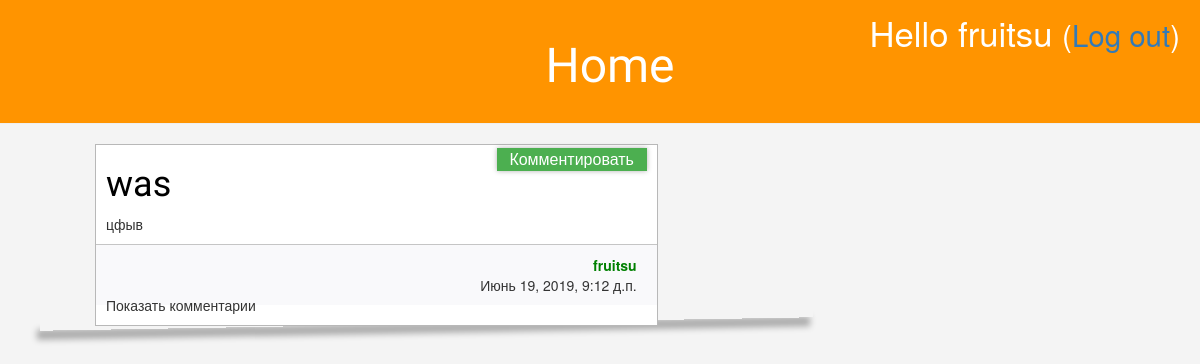
/post/6/ (signed in), run on the app's committed database.
### blog/models.py (models this page shows, shortened)
class Post(models.Model):
    author = models.ForeignKey(User, on_delete=models.SET_NULL, default=1, blank=True, null=True)
    title = models.CharField(max_length=200)
    text = models.TextField(blank=True, null=True)
    created_date = models.DateTimeField(default=timezone.now)
    published_date = models.DateTimeField(blank=True, null=True)
    def comments(self):
        return Comment.objects.filter(answer_message=self)

### blog/views.py (the view)
# urls.py: path('post/<int:pk>/', views.post_detail, name='post_detail'),
def post_detail(request, pk):
    post = get_object_or_404(Post, pk=pk)
    post.comments = post.comments().order_by('date')
    return render(request, 'blog/post_detail.html', {'post': post})

### blog/templates/blog/post_detail.html (shortened to what this page needs)
{% extends 'blog/content_post.html' %}
{% load static %}
{% load extras %}
{% block content %}
<div class="content">
        {% include 'blog/post.html' %}
{% endblock %}

### blog/templates/blog/base.html (shortened to what this page needs)
{% load static %}
<html>
    <head>
        <link rel="stylesheet" href="//maxcdn.bootstrapcdn.com/bootstrap/3.2.0/css/bootstrap.min.css">
        <link rel="stylesheet" href="//maxcdn.bootstrapcdn.com/bootstrap/3.2.0/css/bootstrap-theme.min.css">
        <link rel="stylesheet" href="{% static 'css/blog.css' %}">
         <link rel="stylesheet" href="{% static 'css/post.css' %}">
        <link rel="stylesheet" href="{% static 'css/blog.css' %}">
        <link rel="stylesheet" href="{% static 'css/style.css' %}">
    </head>
    <body>
    <div class="page-header">
    {% if user.is_authenticated %}
        <p class="top-menu">Hello {{ user.username }} <small>(<a href="{% url 'logout' %}">Log out</a>)</small></p>
    {% else %}
        <a href="{% url 'login' %}" class="top-menu"><span class="glyphicon glyphicon-lock"></span></a>
    {% endif %}
    <h1><a href="/list">Home</a></h1>
    </div>
        <div class="content container">
            <div class="row">
                <div class="col-md-8">
                {% block content %}
                {% endblock %}
                </div>
            </div>
        </div>
    </body>
    </html>

### blog/templates/blog/post.html (shortened to what this page needs)
{% load static %}
{% load extras %}
	<div class="post " data-post-id = {{post.pk}}  >
	 	{% if request.user.is_authenticated %}
            <span class="add_comm_btn" data-index="0">Комментировать</span>
    	{% endif %}
	     <h1><a href="">{{post.title}}</a></h1>
			{% autoescape off %}
	    		<p>{{ post.text|linebreaksbr }}</p>
			{% endautoescape %}
	   <div class="footer_post">
	    			<div class = "footer right_footer ">
	    				<span class = "{% ifequal post.author request.user%}
	    					post_author
	    				{% endifequal %}
	    				">{{post.author}}</span>
	                	<span>{{post.created_date}}</span>
	                </div>
	    </div>
	    {%if post.comment_set.all.count%}
                    <div class='show_comm' data-index='1'> Показать комментарии </div>
                    {%endif%}
	</div>

### blog/static/css/blog.css (style rules this page uses)
body { background-color: rgb(244,244,244) }
.page-header { background-color: #ff9400; margin-top: 0; padding: 20px 20px 20px 40px; display: flex; flex-direction: row; justify-content:space-around; align-items: center; }
.page-header h1, .page-header h1 a, .page-header h1 a:visited, .page-header h1 a:active { color: #ffffff; font-size: 36pt; text-decoration: none; }
.content { margin : 0; margin-left:40px; width:auto; }
h1, h2, h3, h4 { font-family: "Lobster", cursive; }
.top-menu, .top-menu:hover, .top-menu:visited { color: #ffffff; position:absolute; top:1%; right:0; font-size: 26pt; margin-right: 20px; }

### blog/static/css/post.css (style rules this page uses)
.post { margin-bottom: 10px; width:80%; padding:10px; padding-top:0px; background-color: white; border: 1px solid rgba(184,184,184); position: relative; }
.post h1 a, .post h1 a:visited { color: #000000; }
.post .footer_post { padding: 10px 20px; background-color: rgb(249,249,251); margin : 0 -10px; margin-bottom:-10px; border-top: 1px solid rgba(184,184,184,.8); display: flex; flex-direction: row; justify-content:space-between; align-items: center; }
.post .footer_post > .right_footer,.footer { display: flex; flex-direction: column; align-items: flex-end; }
.post .footer_post > .right_footer > .post_author { color: green; font-weight:bold; }

### blog/static/css/style.css (style rules this page uses)
.edit,.edit_btn,button ,.add_comm_btn { background-color:#4CAF50; margin-top:3px; color: #fff; box-sizing:border-box; width:150px; text-align:center; font-size:16px; -webkit-box-shadow: -0 0 5px 0px rgba(0, 0, 0, 0.3); -moz-box-shadow: -0 0 5px 0px rgba(0, 0, 0, 0.3); box-shadow: -0 0 5px 0px rgba(0, 0, 0, 0.3); }
.post { position:relative; }
.content:before { position: absolute; width: 100%; height: 10px; content: ' '; left: 0px; bottom: 12px; background: transparent; -webkit-transform: skew(-1deg) rotate(-1deg); -moz-transform: skew(-1deg) rotate(-1deg); -ms-transform: skew(-1deg) rotate(-1deg); -o-transform: skew(-1deg) rotate(-1deg); transform: skew(-1deg) rotate(-1deg); -webkit-box-shadow: -3px 9px 6px 0px rgba(0, 0, 0, 0.3); -moz-box-shadow: -3px 9px 6px 0px rgba(0, 0, 0, 0.3); box-shadow: -3px 9px 6px 0px rgba(0, 0, 0, 0.3); z-index:-1; }
.add_comm_btn { float:right; margin-left:10px; z-index:5; }

### data on the page
Post: title "was", text "цфыв", author "fruitsu", created_date "Июнь 19, 2019, 9:12 д.п."

### other printed values
{{ user.username }} "fruitsu"
